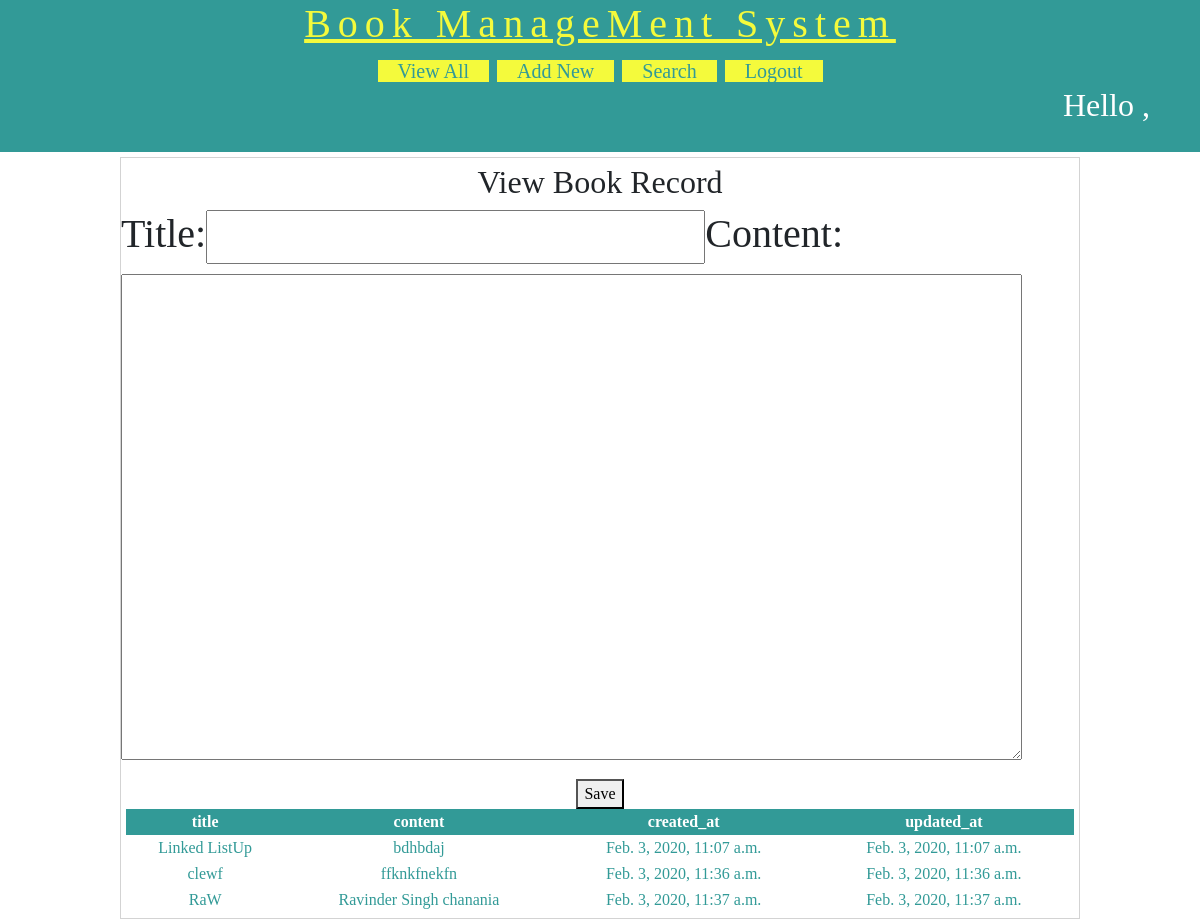
Screenshot of /posts/index/ with the database file from the repository.
### posts/models.py (models this page shows, shortened)
class Post(models.Model):
    title=models.CharField(validators=[min_check],max_length=22)
    '''validators=[min_check]'''
    content=models.TextField(validators=[min_check])
    created_at=models.DateTimeField(auto_now_add=True)
    updated_at=models.DateTimeField(auto_now=True)
    objects=models.Manager

### posts/views.py (the view)
# urls.py: path('index/',views.index,name="index"),
def index(request):
    form=PostForm()
    data=Post.objects.all()
    categories=Category.objects.all()
    if request.method=='POST':
        form=PostForm(request.POST)
        if form.is_valid():
            form.save()
            return redirect('/posts/index')
    return render(request,'posts/index.html',{'data':data,'form':form,'Categories':categories})

### posts/models.py (shortened to what this page needs)
class PostForm(ModelForm):
    class Meta:
        model=Post
        fields=['title','content']

### posts/templates/posts/index.html (shortened to what this page needs)
{% extends 'posts/layout.html' %}
{% block body %}<div id="main">
   	<h2> View Book Record </h2>
   	<form method="post" action="/posts/index/">
   	<div class="form-row">
       {% for f in form %}
       <h1>{{f.label_tag}}</h1>
       <h1>{{f}}</h1>
       {% endfor %}
   	</div>
   	<button type="submit" value="Save">Save</button>
    </form>
    {% if data %}
   <table>
   		<thead>
   			<th>title</th>
   			<th>content </th>
   			<th>created_at</th>
   			<th>updated_at</th>
   		</thead>
   		{% for contact in data %}
   		<tr>
   			<td>{{contact.title}}</td>
   			<td>{{contact.content}}</td>
   			<td>{{contact.created_at}}</td>
   			<td>{{contact.updated_at}}</td>
   			</tr>
   		{% endfor %}
   	</table>
    {% endif %}
   </div>{% endblock %}

### posts/templates/posts/layout.html (shortened to what this page needs)
<!DOCTYPE html>
<html lang="en">
{% load static %}
<head>
    <link rel="stylesheet" href="https://maxcdn.bootstrapcdn.com/bootstrap/4.4.1/css/bootstrap.min.css">
    <link rel="stylesheet" type="text/css" href="{% static 'css/BRMStyle.css' %}">
</head>
<body>
<div id="header">
<h1>Book ManageMent System</h1>
<div id="nav">
<a href="/BRM/view-books">View All</a>
<a href="/BRM/new-book">Add New</a>
<a href="/BRM/search-book">Search</a>
<a href="/BRM/logout">Logout</a>
</div id="header">
<div id="hello"> <h2>Hello ,  {{username}}</h2> </div>
</div >
   {% block body %}<body></body>{% endblock %}
</body>
</html>

### static/css/BRMStyle.css (style rules this page uses)
body { background-color:white; margin:0px 0px 0px 0px; font-family:"calibri"; }
#header { background-color:#329A97; padding-bottom:20px; text-align:center; }
#header h1 { text-align:center; color:#F4FA3C; letter-spacing:7px; text-decoration:underline; }
#nav { width:60%; margin:auto; }
#nav a { background-color:#F4FA3C; width:150px; border:solid 2px #329A97; font-size:20px; text-decoration:none; color:#329A97; padding-left:20px; padding-right:20px; }
#main { margin: auto; border:solid 1px lightgray; width:80%; padding:5px; margin-top:5px; }
#main form, #main h2 { text-align:center; }
#main table { width:100%; text-align:center; color:#329A97; }
#main table th { background-color: #329A97; color:white; }
#hello { text-align:right; margin-right:50px; font-size:20px; color:white; }
#nav { width:60%; margin: auto; }
#hello { text-align: right; margin-right: 50px; font-size: 20px; color:white; }

### rows the page displays
Post: title "Linked ListUp", content "bdhbdaj", created_at "Feb. 3, 2020, 11:07 a.m.", updated_at "Feb. 3, 2020, 11:07 a.m."
Post: title "clewf", content "ffknkfnekfn", created_at "Feb. 3, 2020, 11:36 a.m.", updated_at "Feb. 3, 2020, 11:36 a.m."
Post: title "RaW", content "Ravinder Singh chanania", created_at "Feb. 3, 2020, 11:37 a.m.", updated_at "Feb. 3, 2020, 11:37 a.m."

### other values shown
{{ f.label_tag }} "Title:" "Content:"
